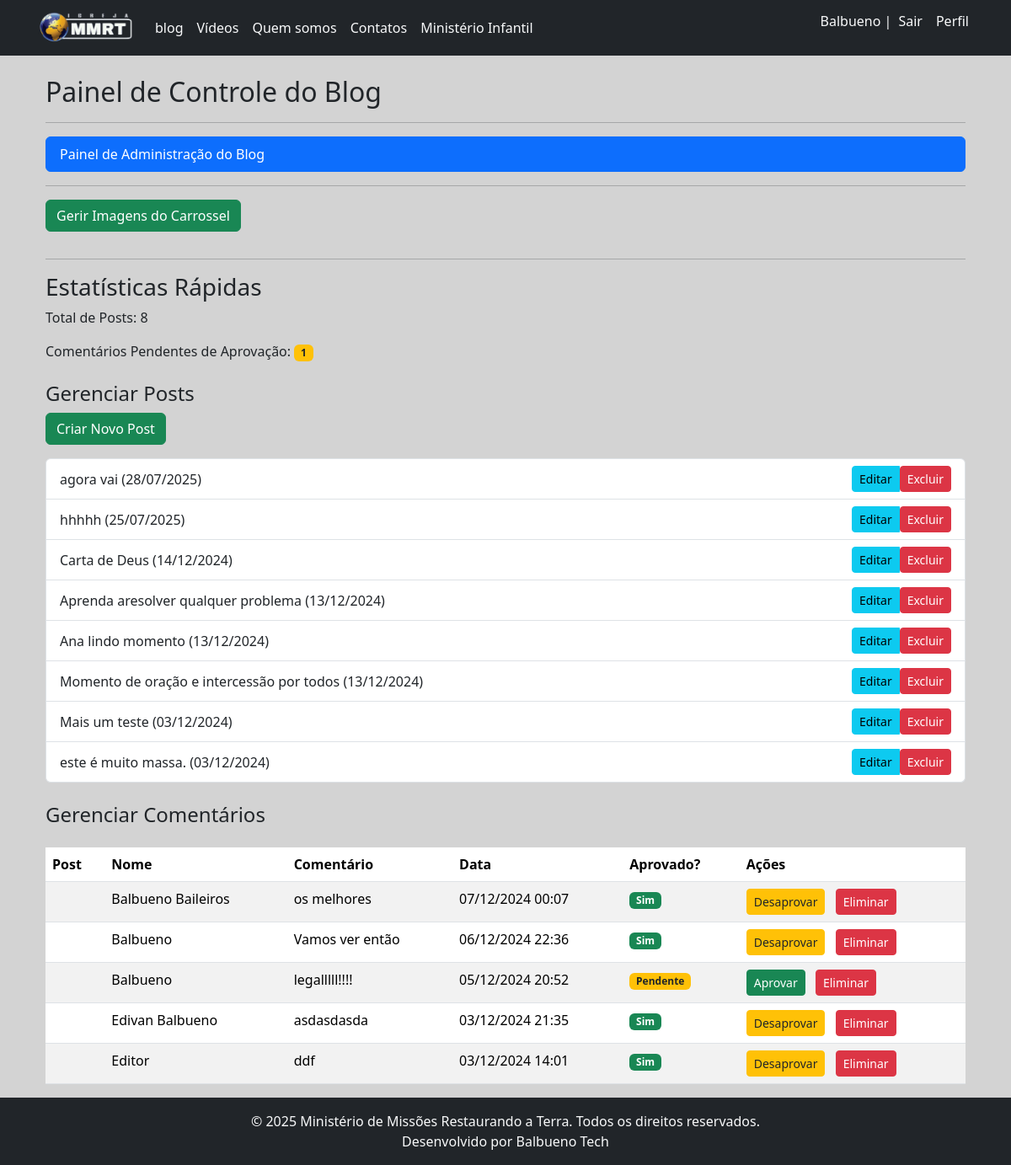
/blog_admin/ (signed in), run on the app's committed database.
### accounts/models.py (models this page shows)
class CustomUser(AbstractUser):
    data_nascimento = models.DateField(
        "Data de nascimento",
        null=True,
        blank=True
    )
    cpf = models.CharField(
        "CPF",
        max_length=11,
        null=True,
        blank=True
    )

### blog/models.py (models this page shows, shortened)
class PostMmrt(models.Model) :
    author = models.CharField(max_length=50)
    pub_date = models.DateField("Data de publicação")
    titulo_blog = models.CharField(max_length=200)
    conteudo_artigo = models.TextField()

class Comment(models.Model):
    post = models.ForeignKey(PostMmrt, on_delete=models.CASCADE, related_name='comments')
    name = models.CharField(max_length=255, blank=False)
    comment = models.TextField()
    created_at = models.DateTimeField(auto_now_add=True)
    approved_comment = models.BooleanField(default=False)

### blog/views.py (the view)
# urls.py: path('blog_admin/', views.blog_admin_dashboard, name='blog_admin_dashboard'),
@login_required
@permission_required('blog.change_postmmrt', raise_exception=True)
def blog_admin_dashboard(request):
    all_posts = PostMmrt.objects.all().order_by('-pub_date')
    all_comments = Comment.objects.all().order_by('-created_at')
    pending_comments = Comment.objects.filter(approved_comment=False).count()
    try:
        blog_admins_group = Group.objects.get(name='Blog Admins')
    except Group.DoesNotExist:
        blog_admins_group = None
    context = {
        'all_posts': all_posts,
        'all_comments': all_comments,
        'pending_comments': pending_comments, # <--- Esta variável PRECISA ser passada
        'titulo': 'Painel de Controle do Blog',
        'blog_admins_group': blog_admins_group,
    }
    return render(request, 'blog_admin_dashboard.html', context) # Verifique se o caminho do template está correto aqui

### templates/blog_admin_dashboard.html (shortened to what this page needs)
{% extends '_layout1.html' %}
{% load static %}
{% block content %}
    <div class="container mt-4">
        <h2>{{ titulo }}</h2>
        <hr>
        <div class="row">
            <div>
                <div class="list-group">
                    <a href="{% url 'blog_admin_dashboard' %}" class="list-group-item list-group-item-action active">
                        Painel de Administração do Blog
                    </a>
                </div>
                        <hr>
                    <a href="{% url 'carousel_image_list' %}" class="btn btn-success mb-3">
                        Gerir Imagens do Carrossel
                    </a>
                        <hr>
                <h3>Estatísticas Rápidas</h3>
                <p>Total de Posts: {{ all_posts.count }}</p>
                <p>Comentários Pendentes de Aprovação: <span class="badge bg-warning text-dark">{{ pending_comments }}</span></p>
                <h4 class="mt-4">Gerenciar Posts</h4>
                <a href="{% url 'create_post' %}" class="btn btn-success mb-3">Criar Novo Post</a>
                <div class="list-group">
                    {% for post in all_posts %}
                        <div class="list-group-item d-flex justify-content-between align-items-center">
                            <span class="text-truncate me-2">{{ post.titulo_blog }} ({{ post.pub_date|date:"d/m/Y" }})</span>
                            <div class="btn-group" role="group" aria-label="Ações do Post">
                                <a href="{% url 'edit_post' post.id %}" class="btn btn-info btn-sm">Editar</a>
                                <form method="post" action="{% url 'delete_post' post.id %}" style="display:inline;">
                                    <button type="submit" class="btn btn-danger btn-sm"
                                            onclick="return confirm('Tem certeza que deseja excluir este post?');">
                                        Excluir
                                    </button>
                                </form>
                            </div>
                        </div>
                    {% empty %}
                        <p>Nenhum post publicado ainda.</p>
                    {% endfor %}
                </div>
                <h4 class="mt-4">Gerenciar Comentários</h4>
                <div class="table-responsive">
                    <table class="table table-striped table-hover mt-3">
                        <thead>
                            <tr>
                                <th>Post</th>
                                <th>Nome</th>
                                <th>Comentário</th>
                                <th>Data</th>
                                <th>Aprovado?</th>
                                <th>Ações</th>
                            </tr>
                        </thead>
                        <tbody>
                            {% for comment in all_comments %}
                                <tr>
                                    <td>{{ comment.post.title|truncatechars:30 }}</td>
                                    <td>{{ comment.name }}</td>
                                    <td>{{ comment.comment|truncatechars:100 }}</td>
                                    <td>{{ comment.created_at|date:"d/m/Y H:i" }}</td>
                                    <td>
                                        {% if comment.approved_comment %}
                                            <span class="badge bg-success">Sim</span>
                                        {% else %}
                                            <span class="badge bg-warning text-dark">Pendente</span>
                                        {% endif %}
                                    </td>
                                    <td>
                                        <form method="post" action="{% url 'manage_comments' %}" style="display:inline;">
                                            {% if not comment.approved_comment %}
                                                <button type="submit" name="action" value="approve" class="btn btn-success btn-sm me-2"
                                                        onclick="return confirm('Tem certeza que deseja aprovar este comentário?');">
                                                    Aprovar
                                                </button>
                                            {% else %}
                                                <button type="submit" name="action" value="disapprove" class="btn btn-warning text-dark btn-sm me-2"
                                                        onclick="return confirm('Tem certeza que deseja desaprovar este comentário?');">
                                                    Desaprovar
                                                </button>
                                            {% endif %}
                                            <button type="submit" name="action" value="delete" class="btn btn-danger btn-sm"
                                                    onclick="return confirm('Tem certeza que deseja eliminar este comentário?');">
                                                Eliminar
                                            </button>
                                        </form>
                                    </td>
                                </tr>
                            {% empty %}
                                <tr>
                                    <td colspan="6" class="text-center">Nenhum comentário encontrado.</td>
                                </tr>
                            {% endfor %}
                        </tbody>
                    </table>
                </div>
            </div>
        </div>
    </div>
{% endblock %}

### templates/_base.html (shortened to what this page needs)
{% load static %}
<!DOCTYPE html>
<html lang="en">
<head>
    {% block css %}{% endblock %}
</head>
{% block body %}
<body class="background-index">
{% endblock %}
{% block header %}
<nav class="navbar navbar-expand-lg bg-dark">
    <div class="container">
        <a class="navbar-brand" href="{% url 'home' %}"><img src="/static/images/slogan-mmrt.png" style="width: 118px;"></a>
        <div class="collapse navbar-collapse" id="navbarSupportedContent">
            <ul class="navbar-nav me-auto mb-2 mb-lg-0">
                <li class="nav-item">
                    <a class="nav-link link-light" href="{% url 'index' %}">blog</a>
                </li>
                <li class="nav-item">
                    <a class="nav-link link-light" href="{% url 'videos' %}">Vídeos</a>
                </li>
                <li class="nav-item">
                    <a class="nav-link link-light" href="{% url 'quemsomos' %}">Quem somos</a>
                </li>
                <li class="nav-item">
                <a class="nav-link link-light" href="{% url 'contato' %}">Contatos</a>
                </li>
                <li class="nav-item">
                <a href="{% url 'mundokids' %}" class="nav-link link-light">Ministério Infantil</a>
                </li>
            </ul>
            <div class="d-flex">
                {% if user.is_authenticated %}
                <p class="nav-item link-light"> {{ user.username }} |</p>
                    <a href="{% url 'logout' %}" class="nav-link px-2 link-light">Sair</a>
                    <a href="{% url 'perfil' %}" class="nav-link px-2 link-light">Perfil</a>
                {% else %}
                    <a href="{% url 'signup' %}" class="nav-link px-2 link-light">Cadastrar</a>
                    <a href="{% url 'login' %}" class="nav-link px-2 link-light">Acessar</a>
                {% endif %}
            </div>
        </div>
    </div>
</nav>
{% endblock %}
    {% block main %}{% endblock %}
    {% block footer %}
    {% endblock %}
</body>
</html>

### templates/_base.html (style rules this page uses)
* { margin: 0; padding: 0; }
.background-index { background-color: #D3D3D3; }

### data on the page
CustomUser: username "Balbueno"
PostMmrt: titulo_blog "agora vai", pub_date "28/07/2025"
PostMmrt: titulo_blog "hhhhh", pub_date "25/07/2025"
PostMmrt: titulo_blog "Carta de Deus", pub_date "14/12/2024"
PostMmrt: titulo_blog "Aprenda aresolver qualquer problema", pub_date "13/12/2024"
PostMmrt: titulo_blog "Ana lindo momento", pub_date "13/12/2024"
PostMmrt: titulo_blog "Momento de oração e intercessão por todos", pub_date "13/12/2024"
PostMmrt: titulo_blog "Mais um teste", pub_date "03/12/2024"
PostMmrt: titulo_blog "este é muito massa.", pub_date "03/12/2024"
Comment: name "Balbueno Baileiros", comment "os melhores", created_at "07/12/2024 00:07", approved_comment "Sim"
Comment: name "Balbueno", comment "Vamos ver então", created_at "06/12/2024 22:36", approved_comment "Sim"
Comment: name "Balbueno", comment "legalllll!!!!", created_at "05/12/2024 20:52", approved_comment "Pendente"
Comment: name "Edivan Balbueno", comment "asdasdasda", created_at "03/12/2024 21:35", approved_comment "Sim"
Comment: name "Editor", comment "ddf", created_at "03/12/2024 14:01", approved_comment "Sim"

### other printed values
{{ titulo }} "Painel de Controle do Blog"
{{ all_posts.count }} "8"
{{ pending_comments }} "1"
